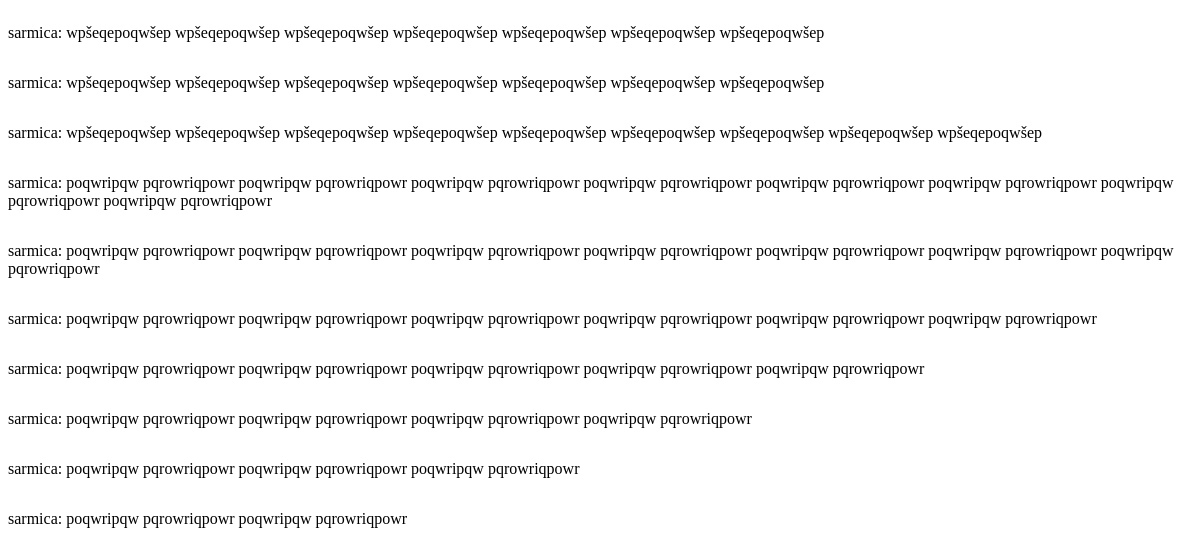
/comments/189/, run on an earlier commit of the app's database.
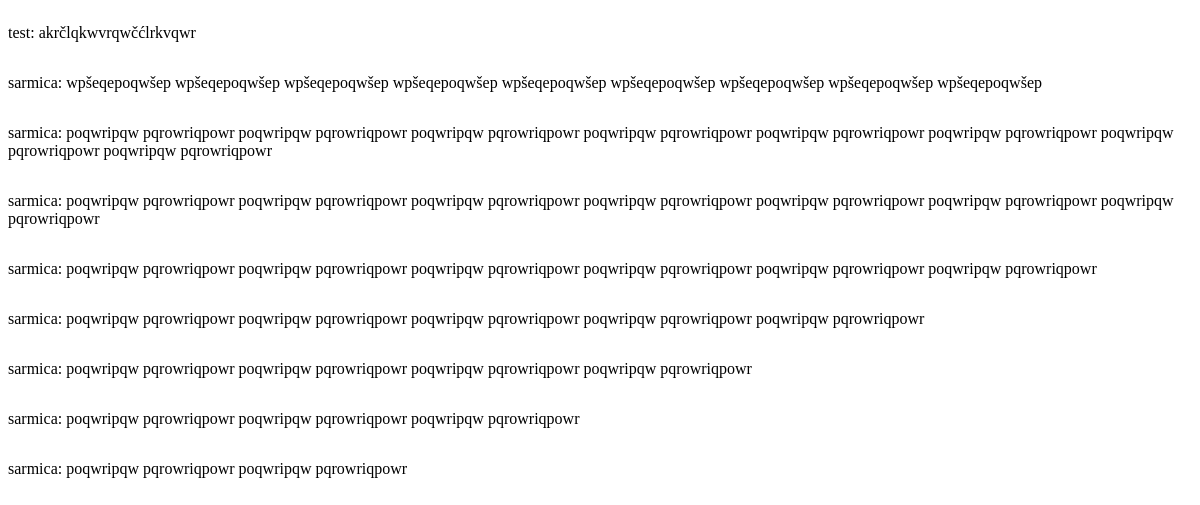
And on a later commit of the database.
### posts/models.py (models this page shows)
class Comment(models.Model):
    username = models.ForeignKey(User, on_delete=models.CASCADE)
    post = models.ForeignKey(Post, on_delete=models.CASCADE)
    text = models.CharField(max_length=700)
    pub_date = models.DateField()
    def __str__(self):
        comment =  self.username.username + ": " + self.text.rstrip()
        return comment

### posts/views.py (the view)
# urls.py: path("comments/<int:pk>/", views.ShowPostComments.as_view(), name="show_comments"),
class ShowPostComments(ListView):
    template_name = "snippets/comment.html"
    model = Comment
    def get(self, request, pk):
        comments = Comment.objects.all().filter(post=pk).order_by('-pub_date', '-id')
        return render(request, self.template_name, {'comments':comments})

### posts/templates/snippets/comment.html (shortened to what this page needs)
{% for comment in comments %}
  {% if comment.text != '' %}
    <div style="display: inline-flex; width: 100%;">
      <p name="comment{{ comment.id }}" id="comment{{ comment.id }}" class="posted-comment">{{ comment }}</p>
    </div>
  {% endif %}
{% endfor %}

What changed in the data, as far as the page shows it:
removed Comment: username+text "sarmica: wpšeqepoqwšep wpšeqepoqwšep wpšeqepoqwšep wpšeqepoqwšep wpšeqepoqwšep wpšeqepoqwšep wpšeqepoqwšep"
removed Comment: username+text "sarmica: wpšeqepoqwšep wpšeqepoqwšep wpšeqepoqwšep wpšeqepoqwšep wpšeqepoqwšep wpšeqepoqwšep wpšeqepoqwšep"
added Comment: username+text "test: akrčlqkwvrqwčćlrkvqwr"
